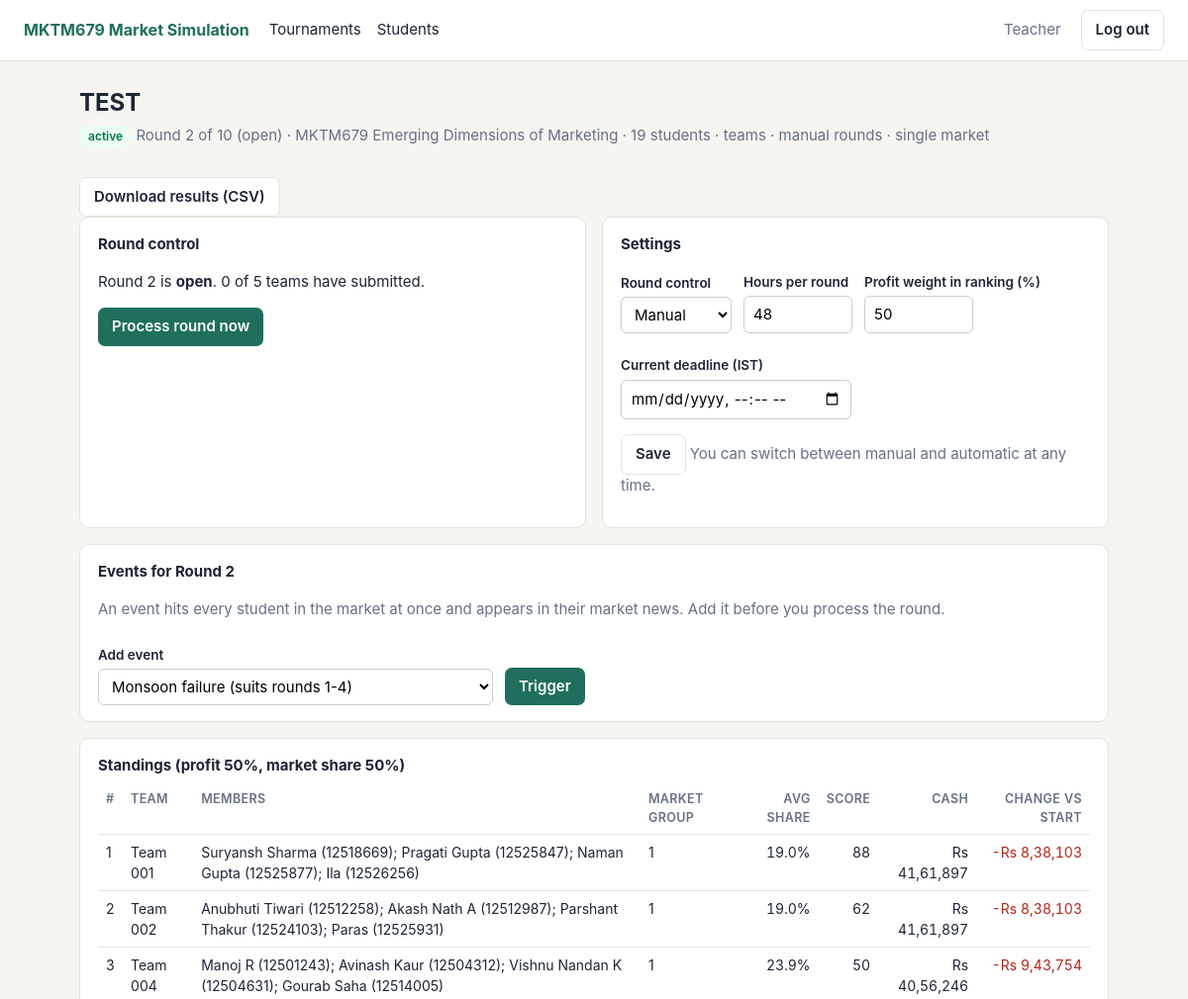
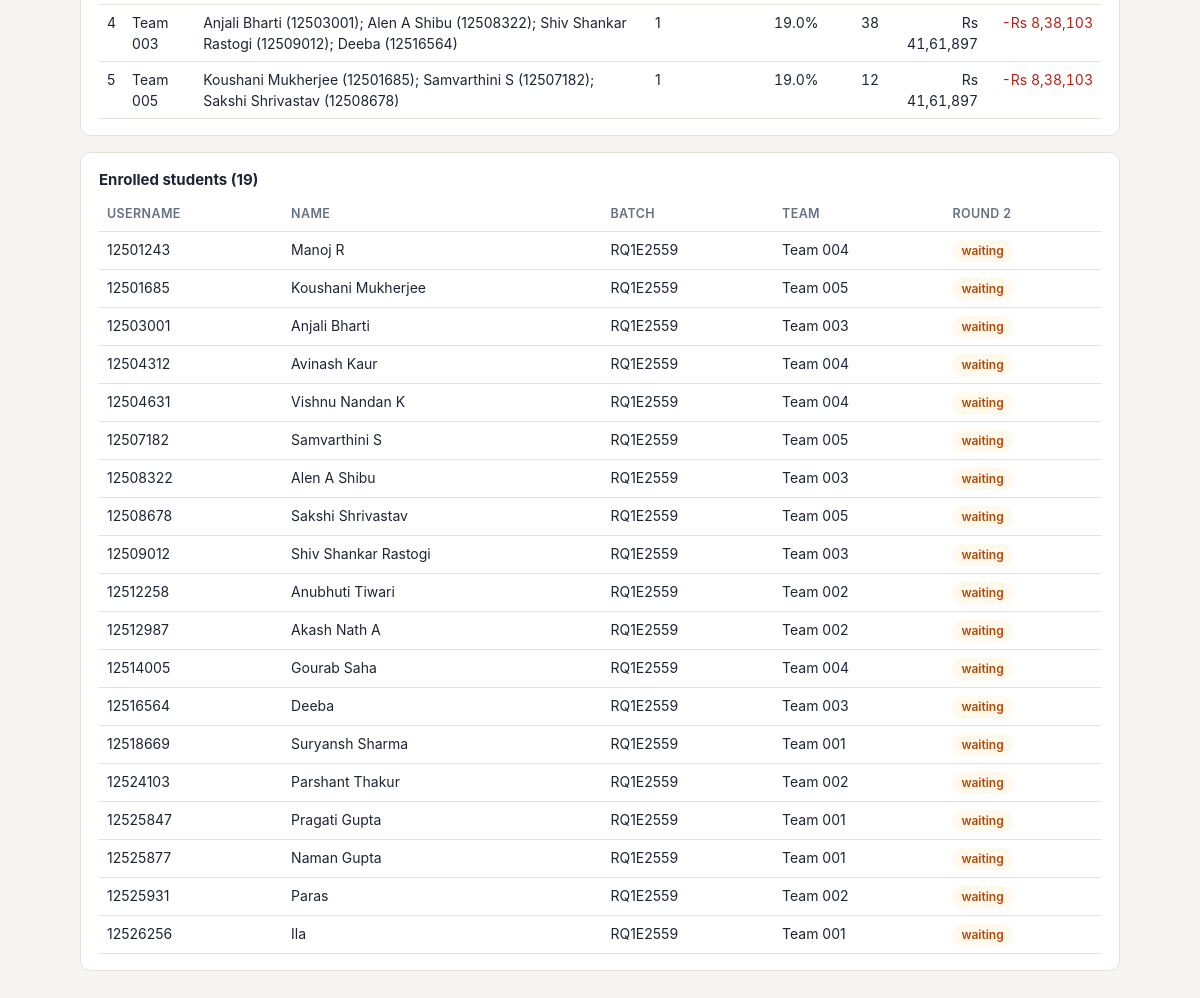
/admin/t/1 (signed in), run on the app's committed database (2 pictures, top to bottom).
### models.py (models this page shows)
class User(db.Model):
    id = db.Column(db.Integer, primary_key=True)
    username = db.Column(db.String(64), unique=True, nullable=False, index=True)
    name = db.Column(db.String(120), nullable=False)
    password_hash = db.Column(db.String(255), nullable=False)
    role = db.Column(db.String(10), nullable=False, default="student")  # admin | student
    batch = db.Column(db.String(60), default="", index=True)
    created_at = db.Column(db.DateTime, default=utcnow)

class Tournament(db.Model):
    id = db.Column(db.Integer, primary_key=True)
    name = db.Column(db.String(120), nullable=False)
    status = db.Column(db.String(10), default="draft")        # draft | active | finished
    round_state = db.Column(db.String(10), default="open")    # open | processed
    current_round = db.Column(db.Integer, default=0)
    total_rounds = db.Column(db.Integer, default=10)
    game_key = db.Column(db.String(40), nullable=False, default="rural_marketing")
    participation = db.Column(db.String(10), default="individual")  # individual | team
    team_size = db.Column(db.Integer, default=4)
    rank_w_profit = db.Column(db.Integer, default=60)         # % weight of profit in the ranking; rest is market share
    mode = db.Column(db.String(10), default="manual")         # manual | auto
    market_mode = db.Column(db.String(10), default="single")  # single | groups
    group_size = db.Column(db.Integer, default=10)
    interval_hours = db.Column(db.Integer, default=48)
    deadline = db.Column(db.DateTime, nullable=True)          # UTC
    seed = db.Column(db.Integer, nullable=False)
    start_cash = db.Column(db.Integer, default=5_000_000)
    created_at = db.Column(db.DateTime, default=utcnow)

class Participant(db.Model):
    id = db.Column(db.Integer, primary_key=True)
    tournament_id = db.Column(db.Integer, db.ForeignKey("tournament.id"), index=True)
    alias = db.Column(db.String(60), default="")
    group_no = db.Column(db.Integer, default=0)
    cash = db.Column(db.Float, default=0.0)
    state = db.Column(db.JSON, default=dict)   # carries brand, customers etc. into later rounds

class Enrollment(db.Model):
    id = db.Column(db.Integer, primary_key=True)
    tournament_id = db.Column(db.Integer, db.ForeignKey("tournament.id"), index=True)
    user_id = db.Column(db.Integer, db.ForeignKey("user.id"), index=True)
    team_label = db.Column(db.String(60), default="")   # optional team name set by the teacher
    participant_id = db.Column(db.Integer, db.ForeignKey("participant.id"), nullable=True, index=True)
    user = db.relationship("User")
    participant = db.relationship("Participant")
    __table_args__ = (db.UniqueConstraint("tournament_id", "user_id"),)

### app.py (the view)
    @app.route("/admin/t/<int:tid>")
    @login_required("admin")
    def admin_tournament(tid):
        t = _tournament_or_404(tid)
        game = services.game_of(t)
        enrolled = (Enrollment.query.filter_by(tournament_id=t.id)
                    .join(User, User.id == Enrollment.user_id).order_by(User.batch, User.username).all())
        submitted = set()
        if t.status == "active":
            submitted = {d.participant_id for d in Decision.query.filter_by(
                tournament_id=t.id, round_no=t.current_round, submitted=True)}
        batches = [b[0] for b in db.session.query(User.batch).filter(
            User.role == "student").distinct().order_by(User.batch) if b[0]]
        events = services.active_events(t, t.current_round) if t.current_round else []
        board = services.leaderboard(t) if t.status != "draft" else []
        members = services.members_by_participant(t) if t.status != "draft" else {}
        return render_template(
            "admin_tournament.html", t=t, game=game, enrolled=enrolled, submitted=submitted,
            batches=batches, events=events, board=board, members=members, EVENTS=game.events,
            n_groups=len({p.group_no for p in board}),
            next_built=(t.current_round + 1) in game.implemented_rounds)

### app.py (called while the page is built)
def inr(value, decimals=0):
    if value is None:
        return "-"
    neg = value < 0
    value = abs(float(value))
    whole = int(value) if decimals == 0 else int(value)
    if decimals == 0:
        whole = int(round(value))
        frac = ""
    else:
        frac = f"{value - int(value):.{decimals}f}"[1:]
    s = str(whole)
    if len(s) > 3:
        head, tail = s[:-3], s[-3:]
        parts = []
        while len(head) > 2:
            parts.insert(0, head[-2:])
            head = head[:-2]
        if head:
            parts.insert(0, head)
        s = ",".join(parts + [tail])
    return ("-" if neg else "") + "Rs " + s + frac

def register_filters(app):
    app.jinja_env.filters["inr"] = inr
    app.jinja_env.filters["pct"] = lambda v, d=0: "-" if v is None else f"{v * 100:.{d}f}%"
    app.jinja_env.filters["num"] = lambda v: "-" if v is None else f"{int(round(v)):,}"
    def ist(dt):
        if not dt:
            return "-"
        return dt.replace(tzinfo=timezone.utc).astimezone(IST).strftime("%d %b %Y, %I:%M %p IST")
    app.jinja_env.filters["ist"] = ist
    app.jinja_env.filters["ist_input"] = lambda dt: (
        dt.replace(tzinfo=timezone.utc).astimezone(IST).strftime("%Y-%m-%dT%H:%M") if dt else "")
    app.jinja_env.globals.update(all_games=games.all_games, game_of=services.game_of)

def login_required(role=None):
    def deco(fn):
        @wraps(fn)
        def wrapper(*a, **kw):
            if not g.user:
                return redirect(url_for("login", next=request.path))
            if role and g.user.role != role:
                abort(403)
            return fn(*a, **kw)
        return wrapper
    return deco

### games/registry.py (called while the page is built)
def get(key):
    if key not in _REGISTRY:
        raise KeyError(f"Unknown game: {key}")
    return _REGISTRY[key]

### services.py (called while the page is built)
def game_of(t):
    return games.get(t.game_key)

def active_events(t, round_no):
    return [e.key for e in EventLog.query.filter_by(tournament_id=t.id, round_no=round_no)]

def members_by_participant(t):
    out = {}
    for en in Enrollment.query.filter_by(tournament_id=t.id).all():
        if en.participant_id:
            out.setdefault(en.participant_id, []).append(en.user)
    return out

### templates/admin_tournament.html (shortened to what this page needs)
{% extends "base.html" %}
{% block body %}
<div class="row" style="justify-content:space-between;align-items:center">
  <div>
    <h1>{{ t.name }}</h1>
    <p class="sub">
      <span class="pill {{ 'ok' if t.status=='active' else '' }}">{{ t.status }}</span>
      {% if t.current_round %} Round {{ t.current_round }} of {{ t.total_rounds }} ({{ t.round_state }}){% endif %}
      &middot; {{ game.course_code }} {{ game.title }} &middot; {{ enrolled|length }} students &middot;
      {% if t.participation == 'team' %}teams{% else %}individuals{% endif %} &middot; {{ t.mode }} rounds &middot;
      {% if t.market_mode == 'groups' %}{{ n_groups or '' }} industry groups of about {{ t.group_size }}{% else %}single market{% endif %}
    </p>
  </div>
  {% if t.status != 'draft' %}<a class="btn sec" href="{{ url_for('admin_export', tid=t.id) }}">Download results (CSV)</a>{% endif %}
</div>
{% if t.status == 'draft' %}
<div class="card">
  <h3>1. Enrol students</h3>
  <p class="muted">Only enrolled students can see and play this tournament.</p>
  <form method="post" action="{{ url_for('admin_enroll', tid=t.id) }}" class="row">
    <input type="hidden" name="csrf" value="{{ csrf }}">
    <div><label>Add a batch</label>
      <select name="batch"><option value="">(none)</option><option value="__all__">All students</option>{% for b in batches %}<option>{{ b }}</option>{% endfor %}</select></div>
    <div style="flex:1"><label>and/or usernames</label><textarea name="usernames" rows="2" style="width:100%" placeholder="paste usernames, one per line or comma separated"></textarea></div>
    <button>Enrol</button>
  </form>
  {% if t.participation == 'team' %}
  <form method="post" action="{{ url_for('admin_enroll', tid=t.id) }}" style="margin-top:14px">
    <input type="hidden" name="csrf" value="{{ csrf }}">
    <label>Place students in teams yourself (optional)</label>
    <textarea name="teams" rows="4" style="width:100%" placeholder="One team per line:&#10;Team Alpha: r101, r102, r103&#10;Team Beta: r104, r105, r106"></textarea>
    <p class="muted">These students are enrolled and put in exactly these teams. Everyone else you enrol is placed in random teams of about {{ t.team_size }} when you start.</p>
    <button class="sec">Enrol with these teams</button>
  </form>
  {% endif %}
</div>
<div class="card">
  <h3>2. Start</h3>
  <p class="muted">Starting locks enrolment, forms the market groups and opens Round 1.</p>
  <form method="post" action="{{ url_for('admin_action', tid=t.id) }}">
    <input type="hidden" name="csrf" value="{{ csrf }}"><input type="hidden" name="action" value="start">
    <button {{ 'disabled' if enrolled|length < 2 }}>Start tournament and open Round 1</button>
  </form>
</div>
{% else %}
<div class="grid g2">
<div class="card">
  <h3>Round control</h3>
  {% if t.status == 'active' %}
    {% if t.round_state == 'open' %}
      <p>Round {{ t.current_round }} is <b>open</b>. {{ submitted|length }} of {{ board|length }} {{ 'teams' if t.participation == 'team' else 'students' }} have submitted.
      {% if t.mode == 'auto' %}<br>Closes automatically at <b>{{ t.deadline|ist }}</b>.{% endif %}</p>
      <form method="post" action="{{ url_for('admin_action', tid=t.id) }}" style="display:inline">
        <button onclick="return confirm('Close Round {{ t.current_round }} and calculate results now?')">Process round now</button>
      </form>
    {% endif %}
  {% else %}<p>The tournament is finished.</p>{% endif %}
</div>
<div class="card">
  <h3>Settings</h3>
  <form method="post" action="{{ url_for('admin_action', tid=t.id) }}">
    <div class="row">
      <div><label>Round control</label><select name="mode"><option value="manual" {{ 'selected' if t.mode=='manual' }}>Manual</option><option value="auto" {{ 'selected' if t.mode=='auto' }}>Automatic</option></select></div>
      <div><label>Hours per round</label><input type="number" name="interval_hours" value="{{ t.interval_hours }}" min="1"></div>
      <div><label>Profit weight in ranking (%)</label><input type="number" name="rank_w_profit" value="{{ t.rank_w_profit }}" min="0" max="100"></div>
      <div><label>Current deadline (IST)</label><input type="datetime-local" name="deadline" value="{{ t.deadline|ist_input }}"></div>
    </div>
    <p><button class="sec">Save</button> <span class="muted">You can switch between manual and automatic at any time.</span></p>
  </form>
</div>
</div>
{% if t.status == 'active' and t.round_state == 'open' %}
<div class="card">
  <h3>Events for Round {{ t.current_round }}</h3>
  <p class="muted">An event hits every student in the market at once and appears in their market news. Add it before you process the round.</p>
  <form method="post" action="{{ url_for('admin_action', tid=t.id) }}" class="row">
    <div><label>Add event</label><select name="event">
      {% for key, ev in EVENTS.items() if key not in events %}<option value="{{ key }}">{{ ev.label }} (suits rounds {{ ev.suits }})</option>{% endfor %}
    </select></div><button>Trigger</button>
  </form>
</div>
{% endif %}
<div class="card">
  <h3>Standings (profit {{ t.rank_w_profit }}%, market share {{ 100 - t.rank_w_profit }}%)</h3>
  <table><tr><th>#</th><th>{{ 'Team' if t.participation == 'team' else 'Player' }}</th><th>{{ 'Members' if t.participation == 'team' else 'Student' }}</th><th>Market group</th><th class="n">Avg share</th><th class="n">Score</th><th class="n">Cash</th><th class="n">Change vs start</th></tr>
  {% for e in board[:25] %}<tr><td>{{ e.rank }}</td><td>{{ e.alias }}</td><td>{% for u in members.get(e.id, []) %}{{ u.name }} ({{ u.username }}){{ '; ' if not loop.last }}{% endfor %}</td><td>{{ e.group_no + 1 }}</td>
    <td class="n">{{ e.avg_share|pct(1) }}</td><td class="n">{{ (e.rank_score * 100)|round(0)|int }}</td><td class="n">{{ e.cash|inr }}</td><td class="n {{ 'pos' if e.cash >= t.start_cash else 'neg' }}">{{ (e.cash - t.start_cash)|inr }}</td></tr>{% endfor %}
  </table>
</div>
{% endif %}
<div class="card">
  <h3>Enrolled students ({{ enrolled|length }})</h3>
  <table><tr><th>Username</th><th>Name</th><th>Batch</th>{% if t.status != 'draft' %}<th>{{ 'Team' if t.participation == 'team' else 'Player' }}</th><th>Round {{ t.current_round }}</th>{% else %}<th>{% if t.participation == 'team' %}Team{% endif %}</th><th></th>{% endif %}</tr>
  {% for e in enrolled[:300] %}<tr><td>{{ e.user.username }}</td><td>{{ e.user.name }}</td><td>{{ e.user.batch }}</td>
    {% if t.status != 'draft' %}<td>{{ e.participant.alias if e.participant else '' }}</td>
      <td>{% if t.round_state == 'open' %}<span class="pill {{ 'ok' if e.participant_id in submitted else 'warn' }}">{{ 'submitted' if e.participant_id in submitted else 'waiting' }}</span>{% else %}<span class="pill">done</span>{% endif %}</td>
    {% else %}<td>{{ e.team_label }}</td><td><form method="post" action="{{ url_for('admin_unenroll', tid=t.id) }}"><input type="hidden" name="csrf" value="{{ csrf }}"><input type="hidden" name="user_id" value="{{ e.user_id }}"><button class="sec" style="padding:2px 8px">Remove</button></form></td>{% endif %}</tr>{% endfor %}
  </table>
</div>
{% endblock %}

### templates/base.html (shortened to what this page needs)
<!doctype html>
<html lang="en"><head>
<link rel="stylesheet" href="{{ url_for('static', filename='style.css') }}">
</head><body>
<header class="top">
  <a class="logo" href="/">MKTM679 Market Simulation</a>
  <nav>
    {% if me and me.role == 'admin' %}
      <a href="{{ url_for('admin_home') }}">Tournaments</a>
      <a href="{{ url_for('admin_students') }}">Students</a>
    {% elif me %}
      <a href="{{ url_for('student_home') }}">My games</a>
    {% endif %}
  </nav>
  {% if me %}
  <span class="muted">{{ me.name }}</span>
  <form method="post" action="{{ url_for('logout') }}"><input type="hidden" name="csrf" value="{{ csrf }}"><button class="sec">Log out</button></form>
  {% endif %}
</header>
<main class="{% block mainclass %}{% endblock %}">
  {% block body %}{% endblock %}
</main>
</body></html>

### static/style.css (style rules this page uses)
:root { --bg:#f6f5f1;--card:#fff;--ink:#1d2433;--muted:#667085;--line:#e4e2da;--brand:#1f6f5c;--brand-d:#165244;--warn:#b54708;--bad:#b42318;--good:#067647;--soft:#e8f3ef }
* { box-sizing:border-box }
body { margin:0;font:15px/1.5 -apple-system,"Segoe UI",Roboto,Helvetica,Arial,sans-serif;background:var(--bg);color:var(--ink) }
a { color:var(--brand) }
header.top { background:var(--card);border-bottom:1px solid var(--line);padding:10px 24px;display:flex;align-items:center;gap:20px }
header.top .logo { font-weight:700;color:var(--brand);text-decoration:none;font-size:16px }
header.top nav { display:flex;gap:16px;flex:1 }
header.top nav a { text-decoration:none;color:var(--ink) }
header.top form { margin:0 }
main { max-width:1080px;margin:24px auto;padding:0 20px 60px }
h1 { font-size:24px;margin:0 0 4px }
h3 { font-size:15px;margin:0 0 6px }
.sub { color:var(--muted);margin:0 0 18px }
.card { background:var(--card);border:1px solid var(--line);border-radius:10px;padding:16px 18px;margin-bottom:16px }
.grid { display:grid;gap:16px }
.g2 { grid-template-columns:repeat(2,1fr) }
table { width:100%;border-collapse:collapse;font-size:14px }
th,td { text-align:left;padding:7px 8px;border-bottom:1px solid var(--line);vertical-align:top }
th { font-weight:600;color:var(--muted);font-size:12.5px;text-transform:uppercase;letter-spacing:.03em }
td.n,th.n { text-align:right;font-variant-numeric:tabular-nums }
.btn,button { background:var(--brand);color:#fff;border:0;border-radius:7px;padding:8px 14px;font:inherit;font-weight:600;cursor:pointer;text-decoration:none;display:inline-block }
.btn.sec,button.sec { background:#fff;color:var(--ink);border:1px solid var(--line) }
input,select,textarea { font:inherit;padding:7px 9px;border:1px solid #cfccc2;border-radius:6px;background:#fff;max-width:100% }
input[type=number] { width:110px }
label { display:block;font-weight:600;margin:10px 0 4px;font-size:13.5px }
.pill { display:inline-block;padding:2px 9px;border-radius:99px;font-size:12px;font-weight:600;background:#eef0f3;color:#475467 }
.pill.ok { background:#ecfdf3;color:var(--good) }
.pill.warn { background:#fffaeb;color:var(--warn) }
.neg { color:var(--bad) }
.muted { color:var(--muted) }
.row { display:flex;gap:12px;align-items:flex-end;flex-wrap:wrap }

### data on the page
User: name "Teacher"
Tournament: name "TEST", status "active", current_round "2", total_rounds "10", round_state "open", mode "manual", participation "teams", interval_hours "48", rank_w_profit "50", 100-t.rank_w_profit "50", participation "TEAM", participation "MEMBERS"
Participant: rank "1", alias "Team 001", group_no "1", avg_share|pct "19.0%", rank_score "88", cash|inr "Rs 41,61,897", (e.cash-t.start_cash)|inr "-Rs 8,38,103"
User: name "Suryansh Sharma", username "12518669", last ";"
User: name "Pragati Gupta", username "12525847", last ";"
User: name "Naman Gupta", username "12525877", last ";"
User: name "Ila", username "12526256"
Participant: rank "2", alias "Team 002", e.group_no+1 "1", avg_share|pct "19.0%", rank_score "62", cash|inr "Rs 41,61,897", (e.cash-t.start_cash)|inr "-Rs 8,38,103"
User: name "Anubhuti Tiwari", username "12512258", last ";"
User: name "Akash Nath A", username "12512987", last ";"
User: name "Parshant Thakur", username "12524103", last ";"
User: name "Paras", username "12525931"
Participant: rank "3", alias "Team 004", e.group_no+1 "1", avg_share|pct "23.9%", rank_score "50", cash|inr "Rs 40,56,246", (e.cash-t.start_cash)|inr "-Rs 9,43,754"
User: name "Manoj R", username "12501243", last ";"
User: name "Avinash Kaur", username "12504312", last ";"
User: name "Vishnu Nandan K", username "12504631", last ";"
User: name "Gourab Saha", username "12514005"
Participant: rank "4", alias "Team 003", e.group_no+1 "1", avg_share|pct "19.0%", rank_score "38", cash|inr "Rs 41,61,897", (e.cash-t.start_cash)|inr "-Rs 8,38,103"
User: name "Anjali Bharti", username "12503001", last ";"
User: name "Alen A Shibu", username "12508322", last ";"
User: name "Shiv Shankar Rastogi", username "12509012", last ";"
User: name "Deeba", username "12516564"
Participant: rank "5", alias "Team 005", e.group_no+1 "1", avg_share|pct "19.0%", rank_score "12", cash|inr "Rs 41,61,897", (e.cash-t.start_cash)|inr "-Rs 8,38,103"
User: name "Koushani Mukherjee", username "12501685", last ";"
User: name "Samvarthini S", username "12507182", last ";"
User: name "Sakshi Shrivastav", username "12508678"
Enrollment: user.username "12501243", user.name "Manoj R", user.batch "RQ1E2559", participant "Team 004", participant_id "waiting"
Enrollment: user.username "12501685", user.name "Koushani Mukherjee", user.batch "RQ1E2559", participant "Team 005", participant_id "waiting"
Enrollment: user.username "12503001", user.name "Anjali Bharti", user.batch "RQ1E2559", participant "Team 003", participant_id "waiting"
Enrollment: user.username "12504312", user.name "Avinash Kaur", user.batch "RQ1E2559", participant "Team 004", participant_id "waiting"
Enrollment: user.username "12504631", user.name "Vishnu Nandan K", user.batch "RQ1E2559", participant "Team 004", participant_id "waiting"
Enrollment: user.username "12507182", user.name "Samvarthini S", user.batch "RQ1E2559", participant "Team 005", participant_id "waiting"
Enrollment: user.username "12508322", user.name "Alen A Shibu", user.batch "RQ1E2559", participant "Team 003", participant_id "waiting"
Enrollment: user.username "12508678", user.name "Sakshi Shrivastav", user.batch "RQ1E2559", participant "Team 005", participant_id "waiting"
Enrollment: user.username "12509012", user.name "Shiv Shankar Rastogi", user.batch "RQ1E2559", participant "Team 003", participant_id "waiting"
Enrollment: user.username "12512258", user.name "Anubhuti Tiwari", user.batch "RQ1E2559", participant "Team 002", participant_id "waiting"
Enrollment: user.username "12512987", user.name "Akash Nath A", user.batch "RQ1E2559", participant "Team 002", participant_id "waiting"
Enrollment: user.username "12514005", user.name "Gourab Saha", user.batch "RQ1E2559", participant "Team 004", participant_id "waiting"
Enrollment: user.username "12516564", user.name "Deeba", user.batch "RQ1E2559", participant "Team 003", participant_id "waiting"
Enrollment: user.username "12518669", user.name "Suryansh Sharma", user.batch "RQ1E2559", participant "Team 001", participant_id "waiting"
Enrollment: user.username "12524103", user.name "Parshant Thakur", user.batch "RQ1E2559", participant "Team 002", participant_id "waiting"
Enrollment: user.username "12525847", user.name "Pragati Gupta", user.batch "RQ1E2559", participant "Team 001", participant_id "waiting"
Enrollment: user.username "12525877", user.name "Naman Gupta", user.batch "RQ1E2559", participant "Team 001", participant_id "waiting"
Enrollment: user.username "12525931", user.name "Paras", user.batch "RQ1E2559", participant "Team 002", participant_id "waiting"
Enrollment: user.username "12526256", user.name "Ila", user.batch "RQ1E2559", participant "Team 001", participant_id "waiting"

### other printed values
{{ game.course_code }} "MKTM679"
{{ game.title }} "Emerging Dimensions of Marketing"
{{ enrolled|length }} "19"
{{ submitted|length }} "0"
{{ board|length }} "5"
form field event "Monsoon failure (suits rounds 1-4)"
